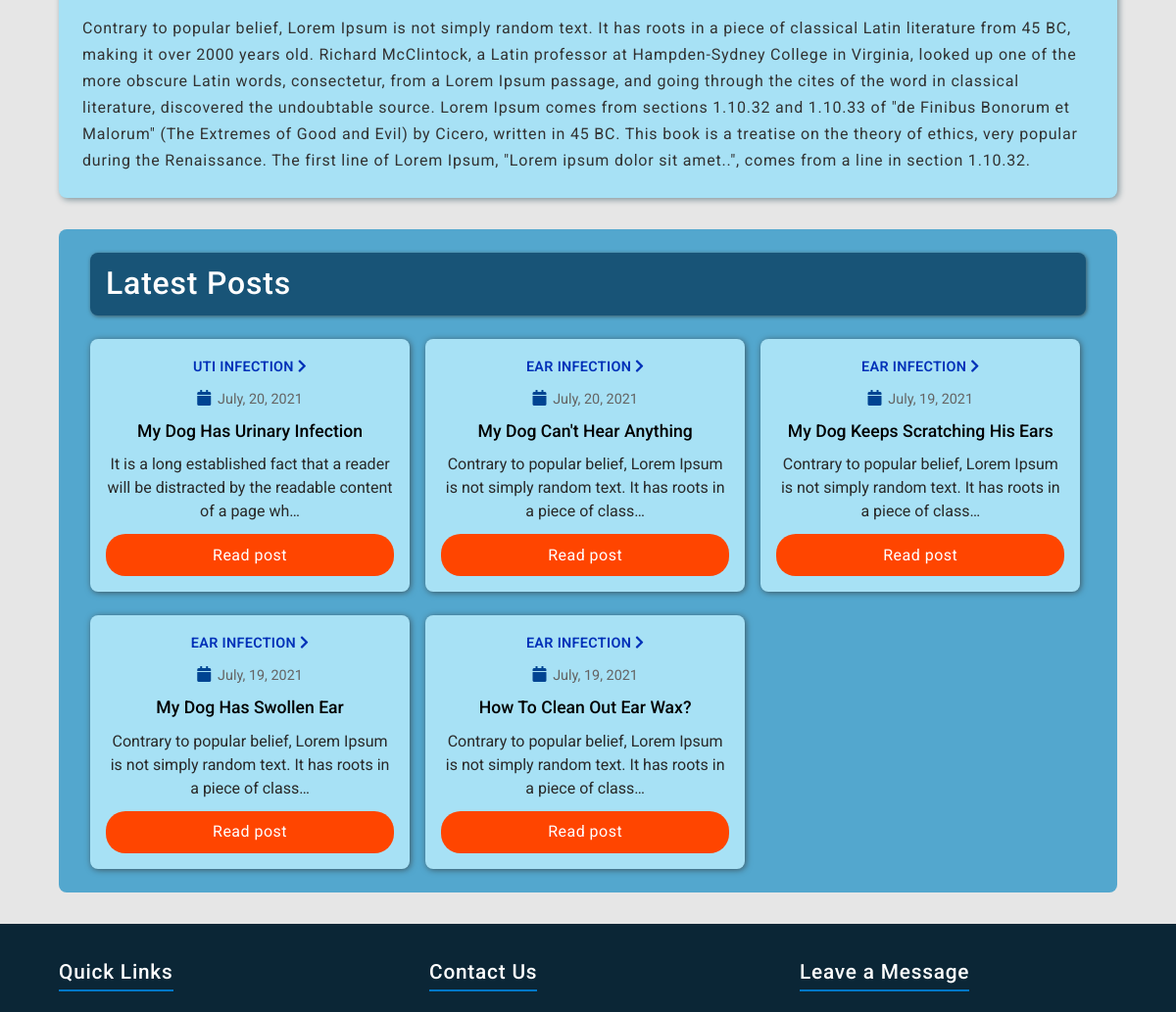
/post/13/detail/ (middle part), run on an earlier commit of the app's database.
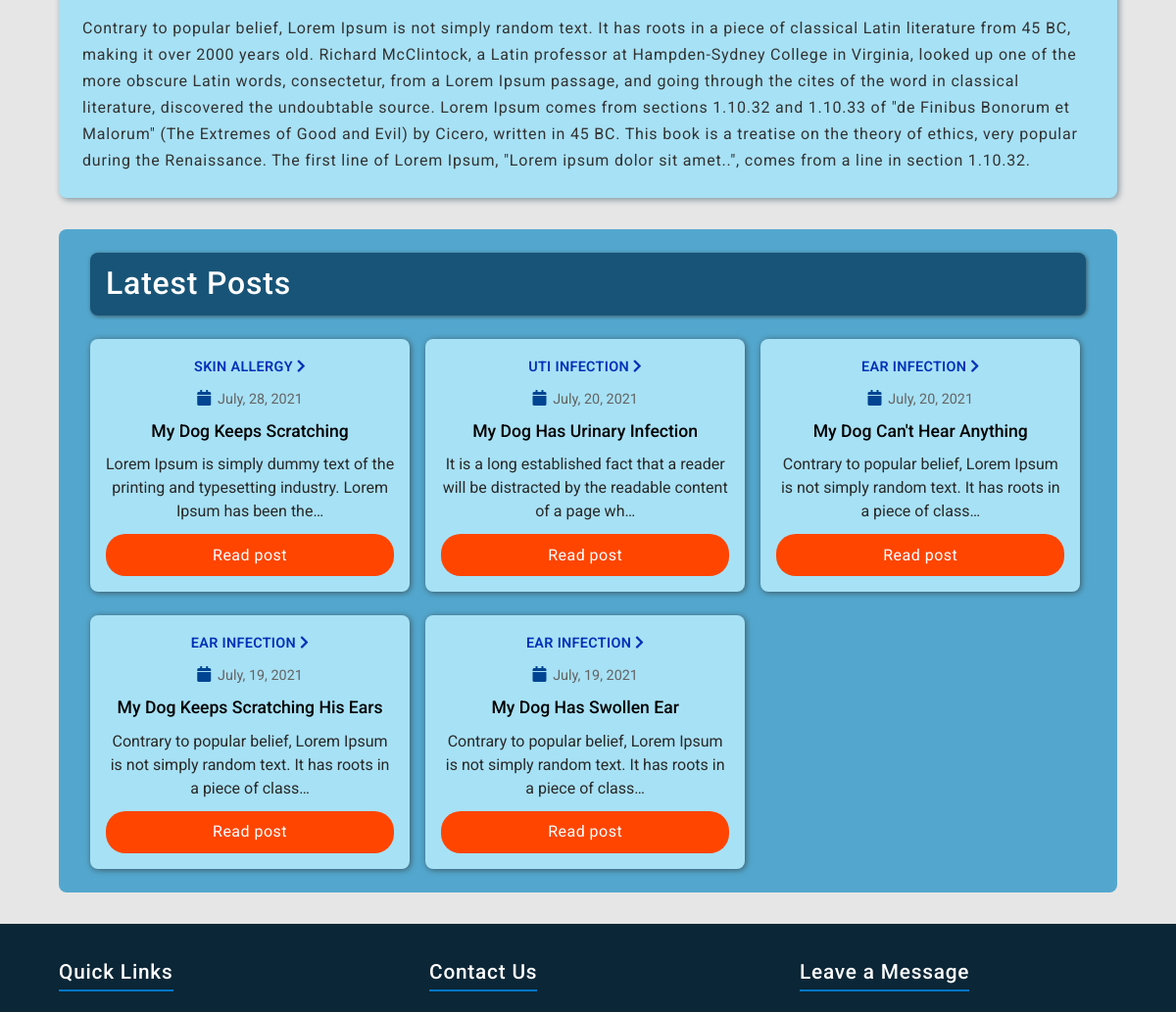
And on a later commit of the database.
### blog/models.py (models this page shows, shortened)
class Post(models.Model):
    topic = models.ForeignKey(Topic, on_delete=models.CASCADE)
    title = models.CharField(max_length=100)
    author = models.ForeignKey(User, on_delete=models.CASCADE)
    post_image = models.ImageField(default="default_post_img.jpg", upload_to="post_images")
    content = models.TextField()
    date_posted = models.DateTimeField(default=timezone.now)
    likes = models.ManyToManyField(User, blank=True, related_name="post_likes")
    class Meta:
        ordering = ["-date_posted"]

class Topic(models.Model):
    name = models.CharField(max_length=50)
    topic_image = models.ImageField(upload_to="topic_images")
    description = models.CharField(max_length=200, blank=True)
    def __str__(self):
        return self.name

### blog/views.py (the view)
# urls.py: path("post/<int:pk>/detail/", post_detail, name="post-detail"),
def post_detail(request, pk):
    all_posts = Post.objects.all()[0:5]
    post = Post.objects.get(pk=pk)
    context = {
        "all_posts": all_posts,
        "post": post
    }
    return render(request, "blog/post_detail.html", context)

### users/context_processors.py (called while the page is built)
def contact_form(request):
    form = ContactUsForm()
    return  {"form": form}

### blog/templates/blog/post_detail.html (shortened to what this page needs)
{% extends "blog/base.html" %}
{% block content %}
<div class="post-detail-row">
    <div class="post-detail-wrapper">
        <div class="post-detail-content-wrapper">
            <p class="post-detail-text">{{ post.content }}</p>
        </div>
    </div>
    <div class="post-detail-right-side-container">
        <h5 class="post-detail-latest-post-title-header">Latest Posts</h5>
        <div class="post-detail-latest-post-wrapper">
            {% for post in all_posts %}
            <div class="post-detail-latest-posts">
                <a class="post-detail-latest-post-topic-link" href="{% url 'blog:posts-in-topic' post.topic.pk%}">
                    {{ post.topic }}
                    <i class="fa fa-chevron-right"></i>
                </a>
                <p class="post-detail-latest-post-date">
                    <i class="fas fa-calendar post-detail-topic-calendar-icon"></i>
                    {{ post.date_posted|date:"N, d, Y"}}
                </p>
                <h5 class="post-detail-latest-post-title">{{ post.title }}</h5>
                <p class="post-detail-latest-post-content">{{ post.content|truncatechars:100}}</p>
                <a  class="post-detail-latest-post-detail" href="{% url 'blog:post-detail' post.pk %}">
                    Read post
                </a>
            </div>
            {% endfor %}
        </div>
    </div>
</div>
{% endblock content %}

What changed in the data, as far as the page shows it:
no longer on this page (row unchanged): Post: topic "EAR INFECTION", date_posted "July, 19, 2021", title "How To Clean Out Ear Wax?", content "Contrary to popular belief, Lorem Ipsum is not simply random text. It has roots in a piece of class…"
added Post: topic "SKIN ALLERGY", date_posted "July, 28, 2021", title "My Dog Keeps Scratching", content "Lorem Ipsum is simply dummy text of the printing and typesetting industry. Lorem Ipsum has been the…"
